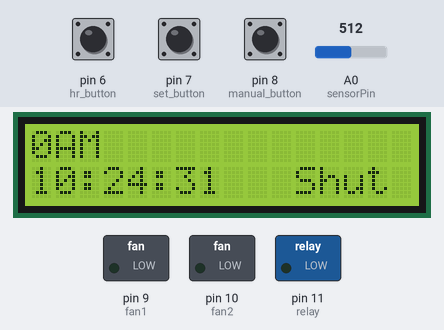
The sketch below on a simulated Arduino Uno, built with avr-gcc and run on an emulated ATmega328P. Shown: 16×2 character LCD, switched loads named in the sketch (green lamp = pin HIGH). The inputs (shaded band) are chosen by the test bench; at power-on: pin 8 (manual_button) LOW, pin 7 (set_button) LOW, pin 6 (hr_button) LOW, A0 (sensorPin) = 512. The local clock reads 2024-03-15 10:24:30 at power-on unless the sketch sets it; pins used as bus, display or sensor lines are not drawn.

Above: at 1.2 s.
1.3 s: pin 8 (manual_button) pulled HIGH for 0.2 s
At 1.69 s:
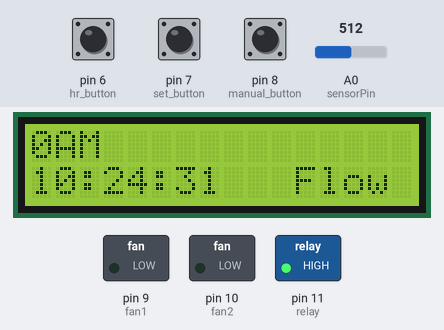
3.4 s: pin 7 (set_button) pulled HIGH for 0.2 s
At 4.27 s:
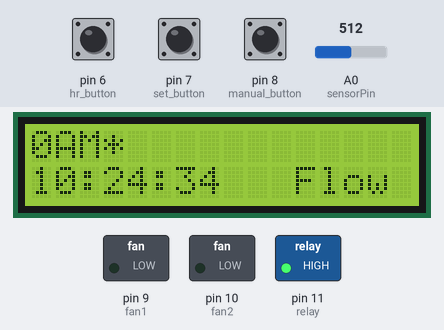
6.0 s: pin 6 (hr_button) pulled HIGH for 3.2 s
At 9.76 s:
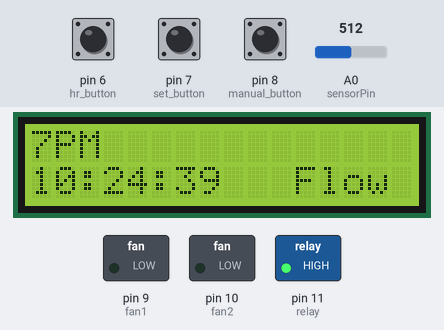
10.7 s: pin 7 (set_button) pulled HIGH for 1 s
At 10.81 s:
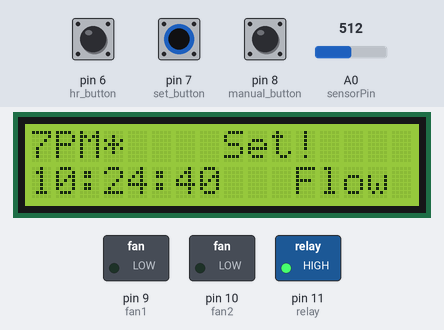
13.2 s: pin 6 (hr_button) pulled HIGH for 0.2 s
At 13.91 s:
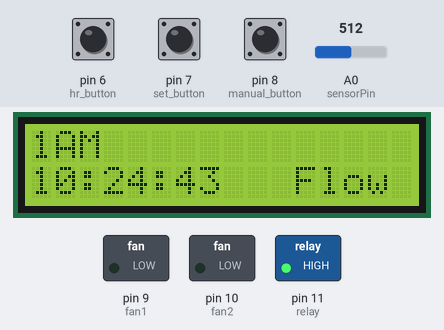
14.9 s: pin 8 (manual_button) pulled HIGH for 1 s
At 29.5 s:
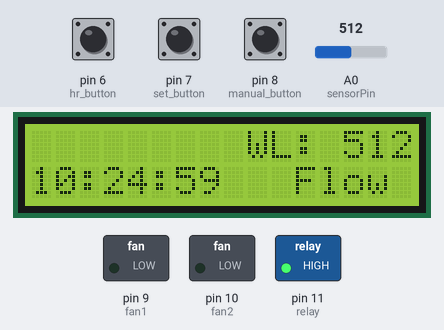
Timing chart, 0 to 31.0 s (numbered marks = the images above; inputs shaded):
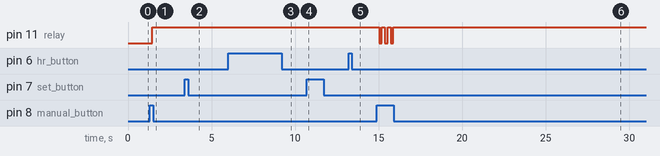

Measured:
- after the input at 1.3 s, pin 11 (relay): LOW → HIGH after 0.14 s; the display: first differs from a run without the input after 0.15 s (image 1)
- after the input at 3.4 s, the display: first differs from a run without the input after 0.11 s (image 2 shows a later state)
- after the input at 6.0 s, the display: first differs from a run without the input after 0.09 s (image 3 shows a later state)
- after the input at 10.7 s, the display: changes at once (image 4)
- after the input at 14.9 s, pin 11 (relay): alternates HIGH for 0.17 s and LOW for 0.17 s, 6 changes in all, then stays HIGH, starting after 0.13 s; the display: first changes after 0.14 s (image 6 shows a later state)
- what the display in image 2 shows lasts 0.5 s, from 4.0 s to 4.5 s

The sketch:

stm32duino_test2.ino
```cpp
#include <Wire.h>
#include <DS1307RTC.h>
#include <LCD_I2C.h>

LCD_I2C lcd(0x27, 16, 2); // Default address of most PCF8574 modules, change according
#define sensorPin A0
tmElements_t tm;
// pins
int sensorPower = 3;
int hr_button = 6;
int set_button = 7;
int manual_button = 8;
int fan1 = 9;
int fan2 = 10;
int relay = 11;
// values
int hr = 0;
int dura = 30;
int hr_add = 0;
int sett = 0;
int manual = 0;
bool alarm_set = false;
bool done = false;
bool manual_set = 0;
int water_val = 0;
int level1 = 0;
int level2 = 0;
int diff = 0;
int flow_rate = 2000;

void setup() {
  pinMode(relay, OUTPUT);
  pinMode(hr_button, INPUT);
  pinMode(set_button, INPUT);
  pinMode(manual_button, INPUT);
  pinMode(sensorPower, OUTPUT);
  pinMode(fan1, OUTPUT);
  pinMode(fan2, OUTPUT);
  digitalWrite(sensorPower, LOW);
  lcd.begin();
  lcd.backlight();
}

void solenoid_flow(){
  digitalWrite(relay, HIGH);
  lcd.setCursor(11,1);
  lcd.print("Flow");
}

void solenoid_shut(){
  digitalWrite(relay, LOW);
  lcd.setCursor(11,1);
  lcd.print("Shut");
}

void fan_on() {
  digitalWrite(fan1, HIGH);
  digitalWrite(fan2, HIGH);
}

void fan_off() {
  digitalWrite(fan1, LOW);
  digitalWrite(fan2, LOW);
}

void set_time() {
    hr_add = digitalRead(hr_button);
    if (hr_add == 1) {
      hr++;
      if (hr == 24) {
        hr = 0;
      }
      alarm_set = false;
    }
    set_press();
    lcd.setCursor(0,0);
    if (hr <= 12) {
      lcd.print(hr);
      lcd.print("AM");
    } else {
      lcd.print(hr-12);
      lcd.print("PM");
    }
    if (alarm_set == true) {
      lcd.print("*");
    }
    delay(150);
    lcd.clear();
}

void set_press() {
  sett = digitalRead(set_button);
  if (sett == 1) {
    alarm_set = 1 - alarm_set;

    if (alarm_set) {
    lcd.setCursor(8,0);
    lcd.print("Set!");
    } else {
    hr = 0;
    lcd.setCursor(8,0);
    lcd.print("Reset!");
    }
  }

}

void manual_press(){
    manual = digitalRead(manual_button);
    if (manual == 1) {
      manual_set = 1 - manual_set;
      alarm_set = false;
    }
    if (manual_set) {
      solenoid_flow();
    } else {
      solenoid_shut();
    }
}

void alarm() {
  if (RTC.read(tm)) {
    lcd.setCursor(0,1);
    lcd.print(tm.Hour);
    lcd.print(":");
    lcd.print(tm.Minute);
    lcd.print(":");
    lcd.print(tm.Second);
  } else {
      lcd.print("Error");
  }

  if (tm.Hour == hr && tm.Minute == 0 && tm.Second <= dura && alarm_set == true && done == false) {
    solenoid_flow();
    // depend on sensor
    level1 = read_water_level();
    delay(flow_rate);
    level2 = read_water_level();
    diff = abs(level2-level1);
    if (diff < 10) { // after 30 sec
      solenoid_shut();
      fan_on();
      done = true;
    }
  } else { // force shut after certain time to prevent leakage
    manual_press();
  }

  if (tm.Second == 59) {
    display_wl();
    delay(1000);
    lcd.clear();
    if (read_water_level() <= 100) {
      fan_off();
      done = false;
    }
  }
}

int read_water_level() {
  digitalWrite(sensorPower, HIGH);  // Turn the sensor ON
  delay(10);              // wait 10 milliseconds
  water_val = analogRead(sensorPin);    // Read the analog value form sensor
  digitalWrite(sensorPower, LOW);   // Turn the sensor OFF
  return water_val;             // send current reading
}

void display_wl() {
  lcd.setCursor(9,0);
  lcd.print("WL: ");
  lcd.print(read_water_level());
}

void loop() {
  alarm();
  set_time();
}
```
